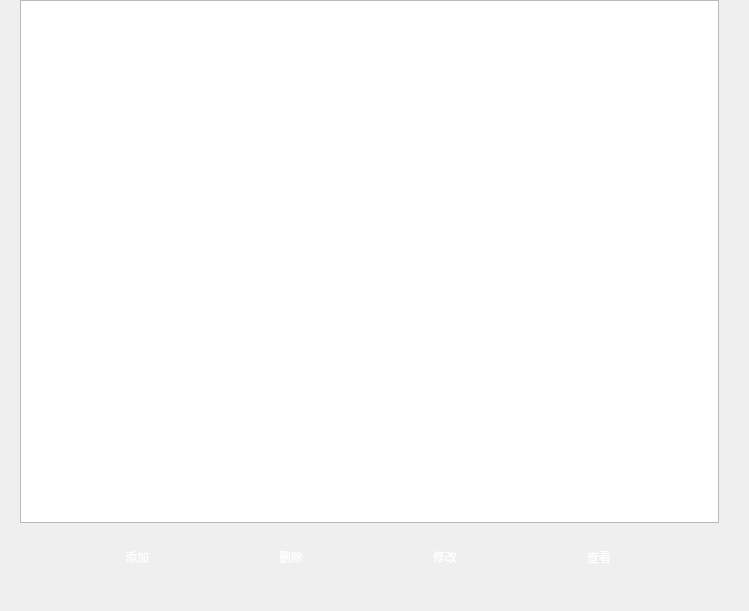
<?xml version="1.0" encoding="UTF-8"?>
<ui version="4.0">
 <class>NewErrorManage</class>
 <widget class="QWidget" name="NewErrorManage">
  <property name="geometry">
   <rect>
    <x>0</x>
    <y>0</y>
    <width>749</width>
    <height>611</height>
   </rect>
  </property>
  <property name="windowTitle">
   <string>Form</string>
  </property>
  <layout class="QHBoxLayout" name="horizontalLayout">
   <property name="spacing">
    <number>0</number>
   </property>
   <property name="leftMargin">
    <number>0</number>
   </property>
   <property name="topMargin">
    <number>0</number>
   </property>
   <property name="rightMargin">
    <number>0</number>
   </property>
   <property name="bottomMargin">
    <number>0</number>
   </property>
   <item>
    <widget class="QWidget" name="widget" native="true">
     <property name="styleSheet">
      <string notr="true">

QPushButton{
	color: white;  
	border-radius: 8px;  
	border-image: url(:/images/images/button_search.png);
}


QTableView{
	border-image: url(:/images/images/whole_back_2.png);
}

QHeaderView::section{
	border-image: url(:/images/images/back_title.png);
    color: white;
	padding-left: 4px;
	border: 1px solid #6c6c6c;
	height:25px;
}

QHeaderView::section:checked{
	
}</string>
     </property>
     <layout class="QVBoxLayout" name="verticalLayout">
      <property name="spacing">
       <number>10</number>
      </property>
      <property name="leftMargin">
       <number>20</number>
      </property>
      <property name="topMargin">
       <number>0</number>
      </property>
      <property name="rightMargin">
       <number>30</number>
      </property>
      <property name="bottomMargin">
       <number>30</number>
      </property>
      <item>
       <widget class="QTableView" name="tableview"/>
      </item>
      <item>
       <widget class="QWidget" name="widget_2" native="true">
        <layout class="QHBoxLayout" name="horizontalLayout_2">
         <item>
          <widget class="QPushButton" name="btn_add">
           <property name="minimumSize">
            <size>
             <width>80</width>
             <height>30</height>
            </size>
           </property>
           <property name="maximumSize">
            <size>
             <width>80</width>
             <height>30</height>
            </size>
           </property>
           <property name="text">
            <string>添加</string>
           </property>
          </widget>
         </item>
         <item>
          <widget class="QPushButton" name="btn_delete">
           <property name="minimumSize">
            <size>
             <width>80</width>
             <height>30</height>
            </size>
           </property>
           <property name="maximumSize">
            <size>
             <width>80</width>
             <height>30</height>
            </size>
           </property>
           <property name="text">
            <string>删除</string>
           </property>
          </widget>
         </item>
         <item>
          <widget class="QPushButton" name="btn_update">
           <property name="minimumSize">
            <size>
             <width>80</width>
             <height>30</height>
            </size>
           </property>
           <property name="maximumSize">
            <size>
             <width>80</width>
             <height>30</height>
            </size>
           </property>
           <property name="text">
            <string>修改</string>
           </property>
          </widget>
         </item>
         <item>
          <widget class="QPushButton" name="btn_show">
           <property name="minimumSize">
            <size>
             <width>80</width>
             <height>30</height>
            </size>
           </property>
           <property name="maximumSize">
            <size>
             <width>80</width>
             <height>30</height>
            </size>
           </property>
           <property name="text">
            <string>查看</string>
           </property>
          </widget>
         </item>
        </layout>
       </widget>
      </item>
     </layout>
    </widget>
   </item>
  </layout>
 </widget>
 <resources/>
 <connections/>
</ui>
